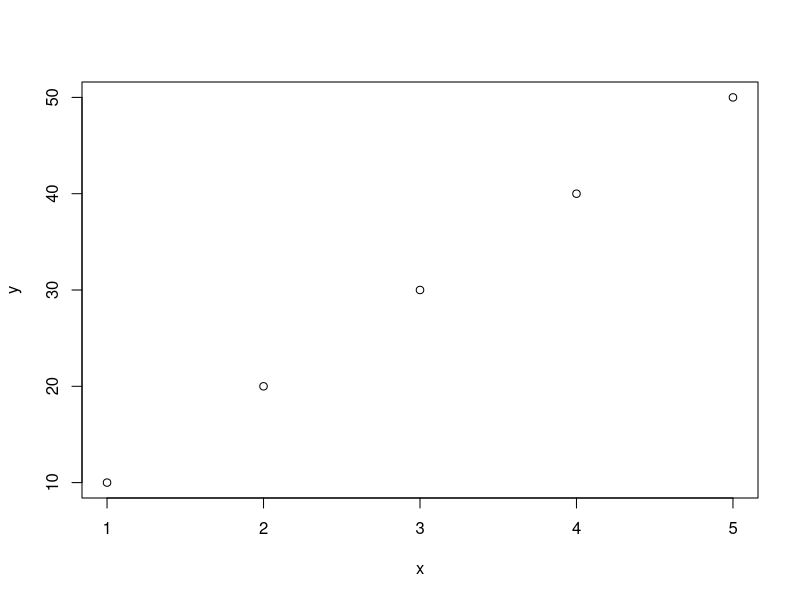

The R source for this figure:
# **Exercice 7 : Tracer un graphique simple**
#   
#   - Créez un vecteur `x` contenant les valeurs `1, 2, 3, 4, 5`.
# - Créez un vecteur `y` contenant les valeurs `10, 20, 30, 40, 50`.
# - Tracez un graphique linéaire avec la fonction `plot(x, y)`.

x = c(1,2,3,4,5)
y=c(10,20,30,40,50)
plot(x,y)

